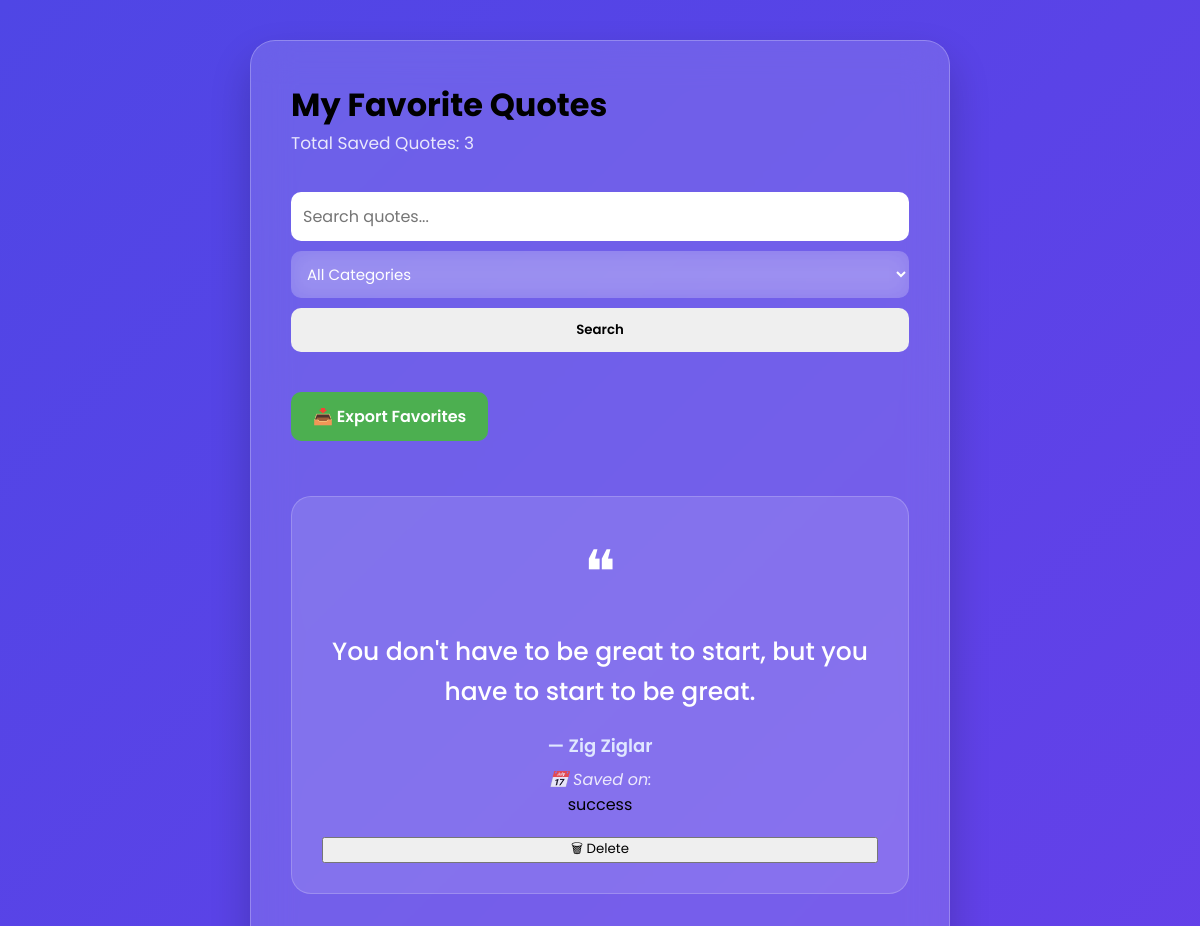
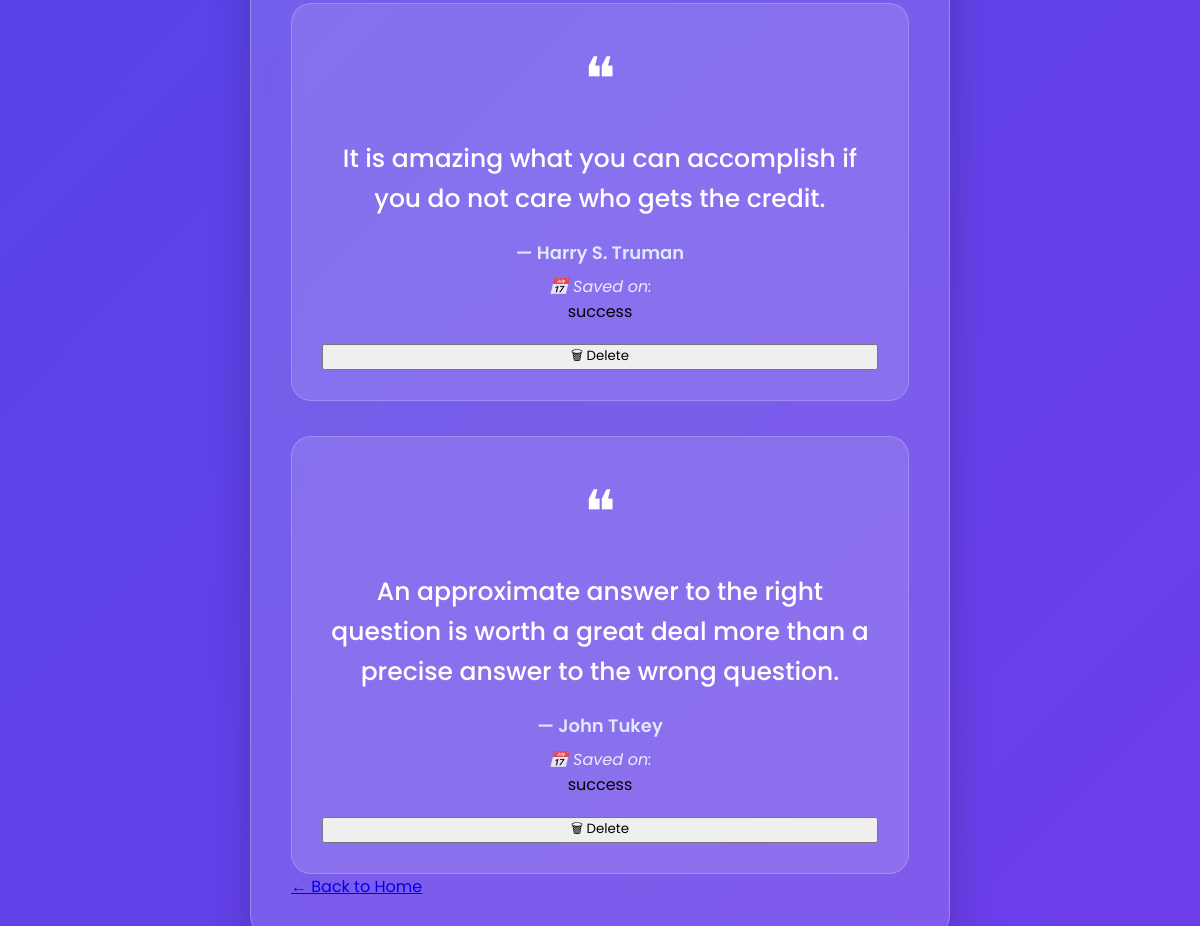
Page /favorites on the earlier database version (2 pictures, top to bottom).
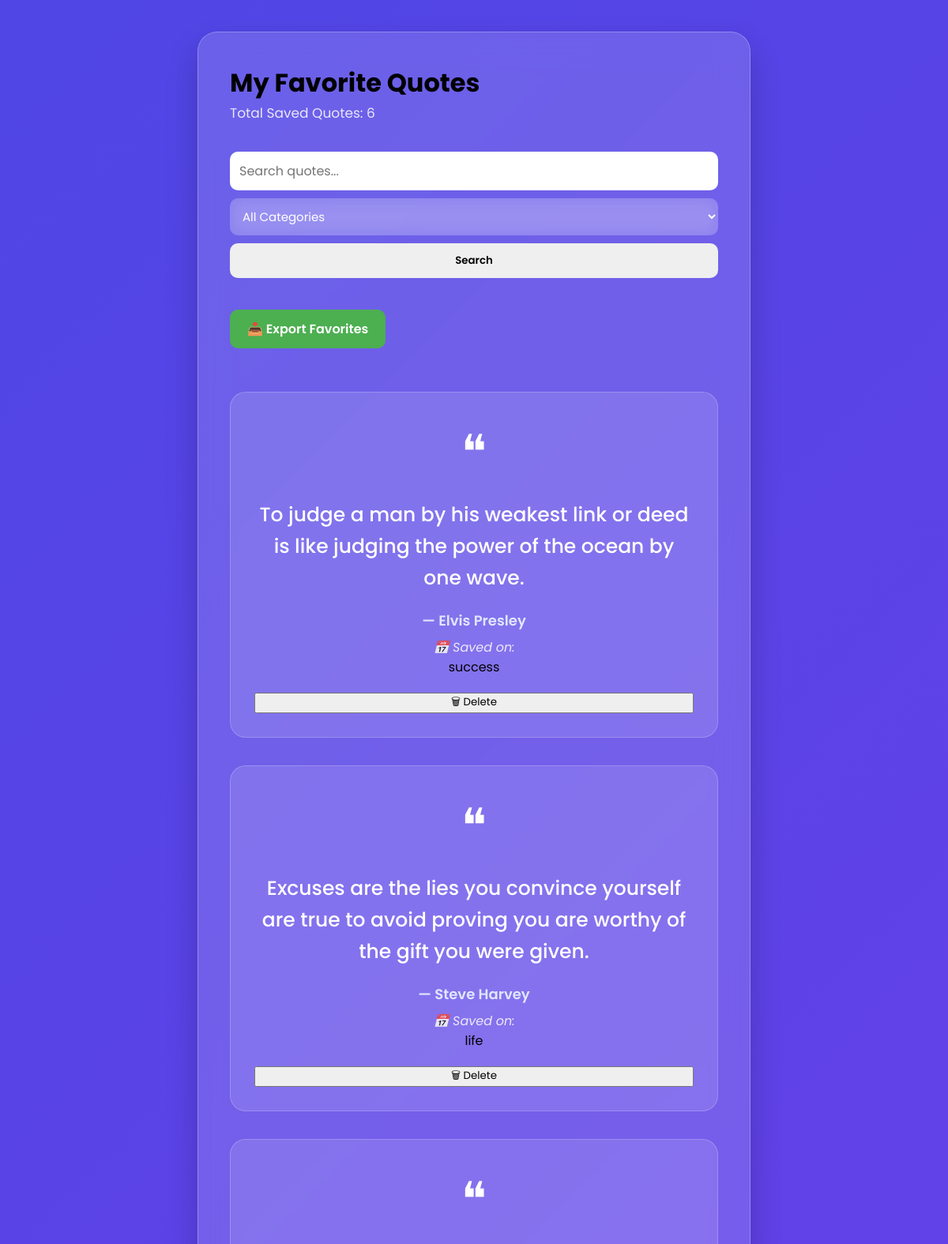
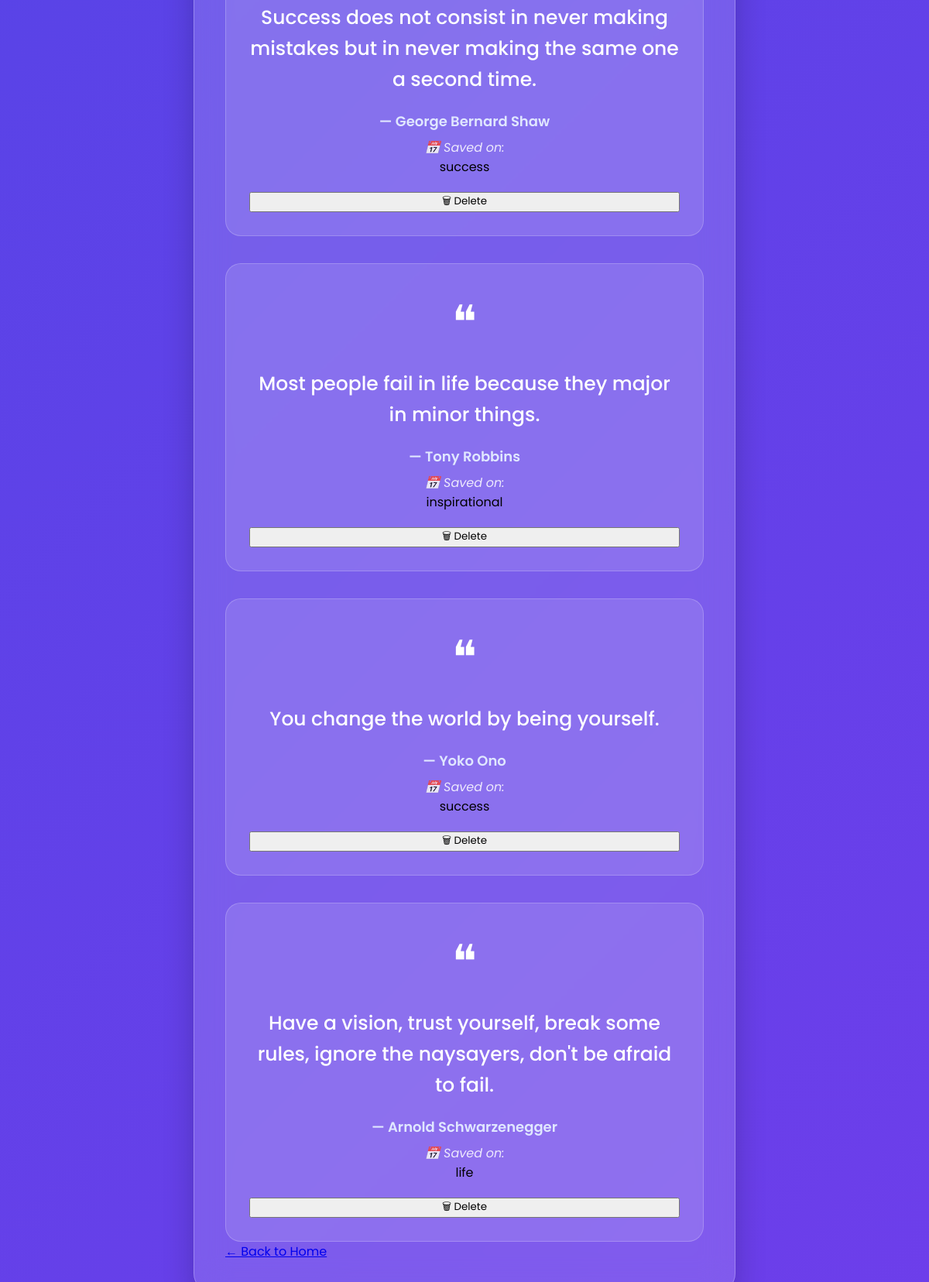
Same page on the later database version (2 pictures, top to bottom).
### tables this page shows
CREATE TABLE favorites(

            id INTEGER PRIMARY KEY AUTOINCREMENT,

            quote TEXT NOT NULL,

            author TEXT NOT NULL,

            category TEXT NOT NULL

        );

### app.py (the view)
@app.route("/favorites")
def favorites():
    search = request.args.get("search", "")
    category = request.args.get("category", "all")
    quotes = filter_favorites(search, category)
    return render_template(
        "favorites.html",
        quotes=quotes,
        search=search,
        category=category,
        categories=categories
    )

### database.py (called while the page is built, shortened)
def filter_favorites(search, category):
    conn = sqlite3.connect("quotes.db")
    cursor = conn.cursor()
    query = """
        SELECT * FROM favorites
        WHERE 1=1
    """
    values = []
    if category and category != "all":
        query += " AND category = ?"
        values.append(category)
    cursor.execute(query, values)
    favorites = cursor.fetchall()
    conn.close()
    return favorites

### templates/favorites.html (shortened to what this page needs)
<!DOCTYPE html>
<html lang="en">
<head>
    <link rel="stylesheet" href="{{ url_for('static', filename='style.css') }}">
</head>
<body>
    <div class="container">
        <div class="card">
            <h1>My Favorite Quotes</h1>
            <p class="subtitle">
                Total Saved Quotes: {{ quotes|length }}
            </p>
            <form action="{{ url_for('favorites') }}" method="GET" class="search-form">
               <input
                type="text"
                name="search"
                placeholder="Search quotes..."
                value="{{ search }}"
                class="search-input"
                 >
               <select name="category" class="search-select">
                <option value="all"
                  {% if category == "all" %}selected{% endif %}>
                    All Categories
                </option>
               </select>
              <button type="submit" class="search-btn">
                  Search
               </button>
            </form>
            <a href="{{ url_for('export') }}" class="export-btn">
              📥 Export Favorites
            </a>
            {% if quotes %}
                {% for quote in quotes %}
                <div class="quote-box">
                    <div class="quote-icon">
                        ❝
                    </div>
                    <h2>
                        {{ quote[1] }}
                    </h2>
                    <h3>
                        — {{ quote[2] }}
                    </h3>
                    <p class="saved-date">
                       📅 Saved on: {{ quote[4] }}
                    </p>
                    <span class="category-badge">
                        {{ quote[3] }}
                    </span>
                    <form action="{{ url_for('delete', id=quote[0]) }}" method="POST" onsubmit="return confirm('Are you sure you want to delete this quote?')">
                      <button class="delete-btn" type="submit">
                         🗑 Delete
                      </button>
                    </form>
                </div>
                {% endfor %}
            {% endif %}
            <a href="{{ url_for('home') }}" class="back-btn">
                ← Back to Home
            </a>
        </div>
    </div>
</body>
</html>

### static/style.css (style rules this page uses)
* { margin:0; padding:0; box-sizing:border-box; font-family:"Poppins",sans-serif; }
body { min-height:100vh; display:flex; justify-content:center; align-items:center; overflow-x:hidden; background:linear-gradient(135deg,#4f46e5,#7c3aed,#0ea5e9); background-size:300% 300%; animation:gradientMove 12s ease infinite; padding:40px 20px; }
.container { width:100%; display:flex; justify-content:center; align-items:center; z-index:10; }
.card { width:100%; max-width:700px; padding:40px; border-radius:25px; background:rgba(255,255,255,.15); backdrop-filter:blur(20px); border:1px solid rgba(255,255,255,.25); box-shadow: 0 20px 40px rgba(0,0,0,.20); transition:.4s; }
.subtitle { color:rgba(255,255,255,.85); font-size:17px; line-height:28px; margin-bottom:35px; }
form { display:flex; flex-direction:column; gap:18px; margin-top:20px; }
select { width:100%; padding:16px 18px; border:none; outline:none; border-radius:14px; font-size:16px; background:rgba(255,255,255,.18); color:#ffffff; backdrop-filter:blur(10px); border:1px solid rgba(255,255,255,.25); transition:.3s; cursor:pointer; }
option { color:#222; background:#ffffff; }
.quote-box { margin-top:35px; padding:30px; border-radius:20px; background:rgba(255,255,255,.12); border:1px solid rgba(255,255,255,.20); text-align:center; animation:fadeIn .5s ease; }
.quote-icon { font-size:60px; color:white; margin-bottom:15px; }
.quote-box h2 { color:white; font-size:25px; line-height:40px; font-weight:500; margin-bottom:20px; }
.quote-box h3 { color:#e0e7ff; font-weight:600; font-size:18px; }
.quote-box p { color:white; opacity:.85; font-size:16px; }
.quote-box { animation:fadeQuote .7s ease; transition:all .3s ease; cursor:default; }
.search-form { display:flex; gap:10px; margin:20px 0; }
.search-input { flex:1; padding:12px; border:none; border-radius:10px; font-size:16px; outline:none; }
.search-btn { padding:12px 20px; border:none; border-radius:10px; cursor:pointer; font-weight:600; }
.search-select { padding:12px; border:none; border-radius:10px; outline:none; font-size:15px; cursor:pointer; }
.export-btn { display:inline-block; margin:20px 0; padding:12px 22px; background:#4CAF50; color:white; text-decoration:none; border-radius:10px; font-weight:600; transition:0.3s; }
.saved-date { margin-top: 8px; font-size: 14px; color: #bdbdbd; font-style: italic; }

Differences in the rows shown:
removed favorites: quote "You don't have to be great to start, but you have to start to be great.", author "Zig Ziglar", category "success"
removed favorites: quote "It is amazing what you can accomplish if you do not care who gets the credit.", author "Harry S. Truman", category "success"
removed favorites: quote "An approximate answer to the right question is worth a great deal more than a precise answer to the wrong question.", author "John Tukey", category "success"
added favorites: quote "To judge a man by his weakest link or deed is like judging the power of the ocean by one wave.", author "Elvis Presley", category "success"
added favorites: quote "Excuses are the lies you convince yourself are true to avoid proving you are worthy of the gift you were given.", author "Steve Harvey", category "life"
added favorites: quote "Success does not consist in never making mistakes but in never making the same one a second time.", author "George Bernard Shaw", category "success"
added favorites: quote "Most people fail in life because they major in minor things.", author "Tony Robbins", category "inspirational"
added favorites: quote "You change the world by being yourself.", author "Yoko Ono", category "success"
added favorites: quote "Have a vision, trust yourself, break some rules, ignore the naysayers, don't be afraid to fail.", author "Arnold Schwarzenegger", category "life"
Other differences:
{{ quotes|length }}: "3" → "6"
